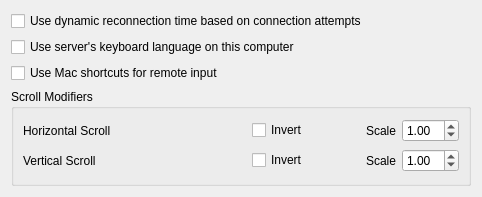
<?xml version="1.0" encoding="UTF-8"?>
<ui version="4.0">
 <class>ClientConfigDialog</class>
 <widget class="QDialog" name="ClientConfigDialog">
  <property name="geometry">
   <rect>
    <x>0</x>
    <y>0</y>
    <width>482</width>
    <height>197</height>
   </rect>
  </property>
  <property name="sizePolicy">
   <sizepolicy hsizetype="Maximum" vsizetype="Maximum">
    <horstretch>0</horstretch>
    <verstretch>0</verstretch>
   </sizepolicy>
  </property>
  <property name="windowTitle">
   <string>Client Configuration</string>
  </property>
  <layout class="QVBoxLayout" name="verticalLayout">
   <item>
    <widget class="QCheckBox" name="cbDynamicConnectTime">
     <property name="toolTip">
      <string>&lt;html&gt;&lt;head/&gt;&lt;body&gt;&lt;p&gt;Allow the client to slow the rate it attempts to reconnect to the server when connections attempts are failing. The delay between connection attempts will  start at 1 second intervals and can be a maxium of 5 minutes between connection attempts.&lt;/p&gt;&lt;/body&gt;&lt;/html&gt;</string>
     </property>
     <property name="text">
      <string>Use dynamic reconnection time based on connection attempts</string>
     </property>
    </widget>
   </item>
   <item>
    <widget class="QCheckBox" name="cbLanguageSync">
     <property name="text">
      <string>Use server's keyboard language on this computer</string>
     </property>
    </widget>
   </item>
   <item>
    <widget class="QCheckBox" name="cbMacShortcuts">
     <property name="text">
      <string>Use Mac shortcuts for remote input</string>
     </property>
     <property name="toolTip">
      <string>Map remote Command+C/V/X/Z/A/F/S (including Shift variants) to Ctrl shortcuts. Other combinations, Option, Control and the local Windows keyboard keep their original behavior.</string>
     </property>
    </widget>
   </item>
   <item>
    <widget class="QGroupBox" name="groupBox">
     <property name="title">
      <string>Scroll Modifiers</string>
     </property>
     <layout class="QGridLayout" name="gridLayout">
      <item row="5" column="2">
       <widget class="QCheckBox" name="cbYScrollInvert">
        <property name="text">
         <string>Invert</string>
        </property>
       </widget>
      </item>
      <item row="1" column="2">
       <widget class="QCheckBox" name="cbXScrollInvert">
        <property name="text">
         <string>Invert</string>
        </property>
       </widget>
      </item>
      <item row="5" column="4">
       <layout class="QHBoxLayout" name="horizontalLayout_2">
        <item>
         <widget class="QLabel" name="lblScrollSpeed">
          <property name="sizePolicy">
           <sizepolicy hsizetype="Maximum" vsizetype="Preferred">
            <horstretch>0</horstretch>
            <verstretch>0</verstretch>
           </sizepolicy>
          </property>
          <property name="text">
           <string>Scale</string>
          </property>
         </widget>
        </item>
        <item>
         <widget class="QDoubleSpinBox" name="sbYScrollScale">
          <property name="sizePolicy">
           <sizepolicy hsizetype="Maximum" vsizetype="Fixed">
            <horstretch>0</horstretch>
            <verstretch>0</verstretch>
           </sizepolicy>
          </property>
          <property name="accelerated">
           <bool>true</bool>
          </property>
          <property name="correctionMode">
           <enum>QAbstractSpinBox::CorrectionMode::CorrectToNearestValue</enum>
          </property>
          <property name="minimum">
           <double>0.100000000000000</double>
          </property>
          <property name="maximum">
           <double>10.000000000000000</double>
          </property>
          <property name="singleStep">
           <double>0.100000000000000</double>
          </property>
          <property name="value">
           <double>1.000000000000000</double>
          </property>
         </widget>
        </item>
       </layout>
      </item>
      <item row="1" column="4">
       <layout class="QHBoxLayout" name="horizontalLayout_3">
        <item>
         <widget class="QLabel" name="lblXScrollSpeed">
          <property name="sizePolicy">
           <sizepolicy hsizetype="Maximum" vsizetype="Preferred">
            <horstretch>0</horstretch>
            <verstretch>0</verstretch>
           </sizepolicy>
          </property>
          <property name="text">
           <string>Scale</string>
          </property>
         </widget>
        </item>
        <item>
         <widget class="QDoubleSpinBox" name="sbXScrollScale">
          <property name="sizePolicy">
           <sizepolicy hsizetype="Maximum" vsizetype="Fixed">
            <horstretch>0</horstretch>
            <verstretch>0</verstretch>
           </sizepolicy>
          </property>
          <property name="accelerated">
           <bool>true</bool>
          </property>
          <property name="correctionMode">
           <enum>QAbstractSpinBox::CorrectionMode::CorrectToNearestValue</enum>
          </property>
          <property name="minimum">
           <double>0.100000000000000</double>
          </property>
          <property name="maximum">
           <double>10.000000000000000</double>
          </property>
          <property name="singleStep">
           <double>0.100000000000000</double>
          </property>
          <property name="value">
           <double>1.000000000000000</double>
          </property>
         </widget>
        </item>
       </layout>
      </item>
      <item row="1" column="0" colspan="2">
       <widget class="QLabel" name="lblHScroll">
        <property name="text">
         <string>Horizontal Scroll</string>
        </property>
       </widget>
      </item>
      <item row="5" column="0" colspan="2">
       <widget class="QLabel" name="lblVScroll">
        <property name="text">
         <string>Vertical Scroll</string>
        </property>
       </widget>
      </item>
     </layout>
    </widget>
   </item>
  </layout>
 </widget>
 <resources/>
 <connections/>
</ui>
